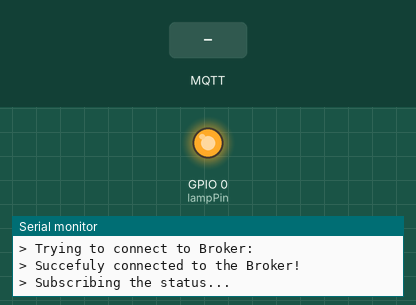
Recording of a sketch running on a simulated ESP8266 (NodeMCU). Parts: output pins drawn as LEDs (lit = HIGH), the last lines printed to the serial monitor. The inputs (shaded band) are chosen by the test bench. WiFi joins after 1.5 s; servers stay silent unless stated; storage starts empty; no MQTT or app messages arrive unless stated.

Above: at 2.7 s.
2.8 s: MQTT message "5" arrives on the first subscribed topic
At 5.0 s:
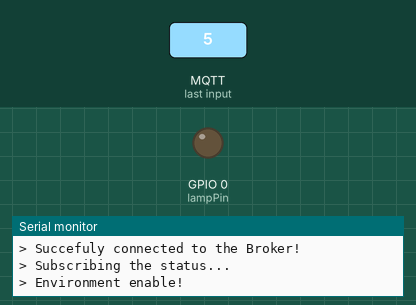
Timing chart, 0 to 6.5 s (numbered marks = the images above; inputs shaded):
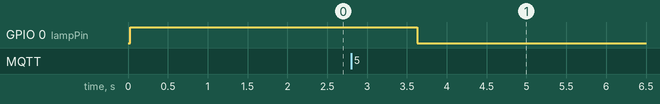

The sketch:

steaph-wifi-lamp.ino
```cpp
#include <FS.h>
#include <ESP8266WiFi.h>
#include <DNSServer.h>
#include <ESP8266WebServer.h>
#include <WiFiManager.h>
#include <PubSubClient.h>
#include <ArduinoJson.h>

/*====================================================================
 *                         I/O Config
 *====================================================================
 */
#define lampPin 0

/*====================================================================
 *                        MQTT Configuration
 *====================================================================
 */
char broker[40];
char port[6];
char id[120];
char user[40];
char pw[60];

char topic_prefix[] = "steaph/environments";

WiFiClient esp;
PubSubClient client(esp);


/*====================================================================
 *                    Arduino default functions
 *====================================================================
 */
void setup() {
  Serial.begin(115200);
  delay(10);

  pinMode(lampPin, OUTPUT);

  delay(20);
  setStatus(false);

  connectWifi();
  configMqtt();
}

void loop() {
  connectBroker();
  client.loop();
  Serial.println();
  delay(1000); // 10000 In production
}

/*====================================================================
 *                               WiFi
 *====================================================================
 */

//flag for saving data
bool shouldSaveConfig = false;

//callback notifying us of the need to save config
void saveConfigCallback () {
  Serial.println("Should save config");
  shouldSaveConfig = true;
}

void connectWifi()
{
  if (WiFi.status() == WL_CONNECTED)
        return;

  delay(20);

  Serial.println("\n> Monting the FS...");

  if (SPIFFS.begin()) {
    Serial.println("> Mounted File system");
    if (SPIFFS.exists("/config.json")) {
      //SPIFFS.remove("/config.json");
      //file exists, reading and loading
      Serial.println("> Reading config file");
      File configFile = SPIFFS.open("/config.json", "r");
      if (configFile) {
        Serial.println("> Opened config file");
        size_t size = configFile.size();
        // Allocate a buffer to store contents of the file.
        std::unique_ptr<char[]> buf(new char[size]);

        configFile.readBytes(buf.get(), size);
        DynamicJsonBuffer jsonBuffer;
        JsonObject& json = jsonBuffer.parseObject(buf.get());
        json.printTo(Serial);
        if (json.success()) {
          Serial.println("\n> Config parsed to json");

          strcpy(id, json["id"]);
          strcpy(broker, json["broker"]);
          strcpy(port, json["port"]);
          strcpy(user, json["user"]);
          strcpy(pw, json["pw"]);
        } else {
          Serial.println("\n\nERR> Failed to load json config");
        }
      }
    }
  } else {
    Serial.println("\n\nERR> Failed to mount FS");
  }

  WiFiManagerParameter custom_id("id", "Module Id", id, 100);
  WiFiManagerParameter custom_broker("broker", "Broker", broker, 40);
  WiFiManagerParameter custom_port("port", "Port", port, 6);
  WiFiManagerParameter custom_user("user", "User", user, 40);
  WiFiManagerParameter custom_pw("password", "Password", pw, 60);

  WiFiManager wifiManager;

  wifiManager.setSaveConfigCallback(saveConfigCallback);

  wifiManager.addParameter(&custom_id);
  wifiManager.addParameter(&custom_broker);
  wifiManager.addParameter(&custom_port);
  wifiManager.addParameter(&custom_user);
  wifiManager.addParameter(&custom_pw);

  if (!wifiManager.autoConnect("SteaphModule", "1234567890n")) {
    Serial.println("\n\nERR> Failed to connect and hit timeout");
    Serial.println("\n\nERR> Reseting...");
    delay(3000);

    ESP.reset();
    delay(5000);
  }

  strcpy(id, custom_id.getValue());
  strcpy(broker, custom_broker.getValue());
  strcpy(port, custom_port.getValue());
  strcpy(user, custom_user.getValue());
  strcpy(pw, custom_pw.getValue());

  if (shouldSaveConfig) {
    Serial.println("\n> Saving the configurations!");
    DynamicJsonBuffer jsonBuffer;
    JsonObject& json = jsonBuffer.createObject();
    json["id"] = id;
    json["broker"] = broker;
    json["port"] = port;
    json["user"] = user;
    json["pw"] = pw;

    File configFile = SPIFFS.open("/config.json", "w");
    if (!configFile) {
      Serial.println("\n\nERR> Failed to open config file for writing");
    }

    json.printTo(Serial);
    json.printTo(configFile);
    configFile.close();
  }

  Serial.println("");
  Serial.println("> WiFi connected");
  Serial.println("> IP address: ");
  Serial.println(WiFi.localIP());
  Serial.println("");
}

/*====================================================================
 *                                MQTT
 *====================================================================
 */

// ###########
// MQTT CONFIG
// ###########
void configMqtt()
{
  client.setServer(broker, atoi(port));
  client.setCallback(mqtt_callback);
}

void connectBroker()
{
  connectWifi();

  while (!client.connected())
  {
    Serial.print("\n> Trying to connect to Broker:");
    Serial.println(broker);
    if (client.connect(id, user, pw))
    {
        Serial.println("> Succefuly connected to the Broker!");
        subscribe();
    }
    else
    {
      Serial.println("\n> Faleire connection to Broker!");
      Serial.println("> Trying reconnection again in 2s");
      delay(2000);
    }
  }
}

void mqtt_callback(char* t, byte* payload, unsigned int length)
{
    String msg;
    for(int i = 0; i < length; i++)
       msg += (char)payload[i];

    if(String(topic("status")).equals(String(t))){
      setStatus(msg != "false");
    }
}

// ##################
// MQTT COMMUNICATION
// ##################

void subscribe()
{
  Serial.println("\n> Subscribing the status...\n");
  client.subscribe(topic("status"), 0);
}

const char* topic(String suffix) {
  String buff = String(topic_prefix) + "/" + String(id) + "/" + suffix;
  return buff.c_str();
}

/*====================================================================
 *                            Actuador
 *====================================================================
 */

// #############################
// CHANGE THE ENVIRONMENT STATUS
// #############################
void setStatus(bool status)
 {
  if(status)
  {
    Serial.println("> Environment enable!");
    digitalWrite(lampPin, LOW); // Inverse
    return;
  }

  Serial.println("> Environment disable!");
  digitalWrite(lampPin, HIGH); // Inverse
 }
```

Measured:
- after the input at 2.8 s, GPIO 0 (lampPin): HIGH → LOW after 0.83 s
